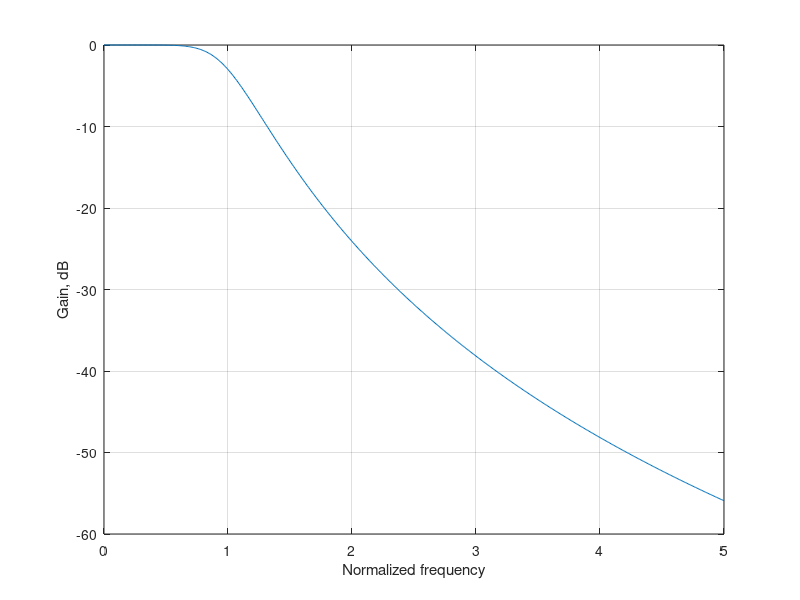

Reproduce this figure in MATLAB.
% Program 4_1
% 4-th Order Analog Butterworth Lowpass Filter Design
%
format long
% Determine zeros and poles
[z,p,k] = buttap(4);
disp('Poles are at');disp(p);
% Determine transfer function coefficients
[pz, pp] = zp2tf(z, p, k);
% Print coefficients in descending powers of s
disp('Numerator polynomial'); disp(pz)
disp('Denominator polynomial'); disp(real(pp))
omega = [0: 0.01: 5];
% Compute and plot frequency response
h = freqs(pz,pp,omega);
plot (omega,20*log10(abs(h)));grid
xlabel('Normalized frequency'); ylabel('Gain, dB');